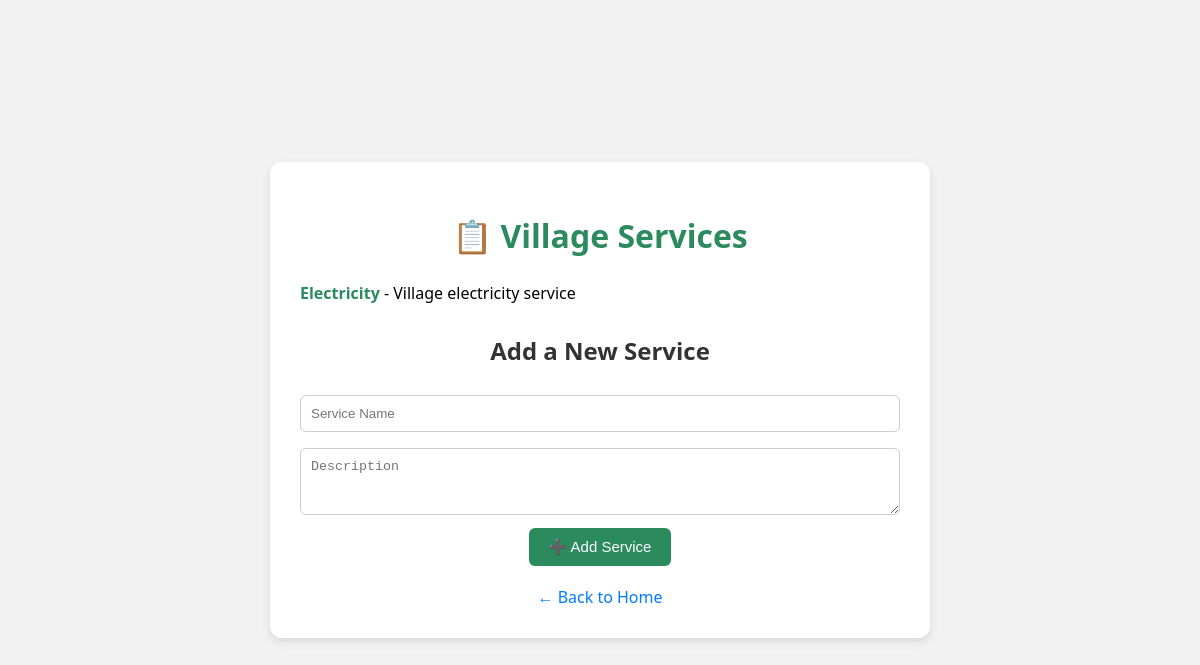
Page /services on the earlier database version.
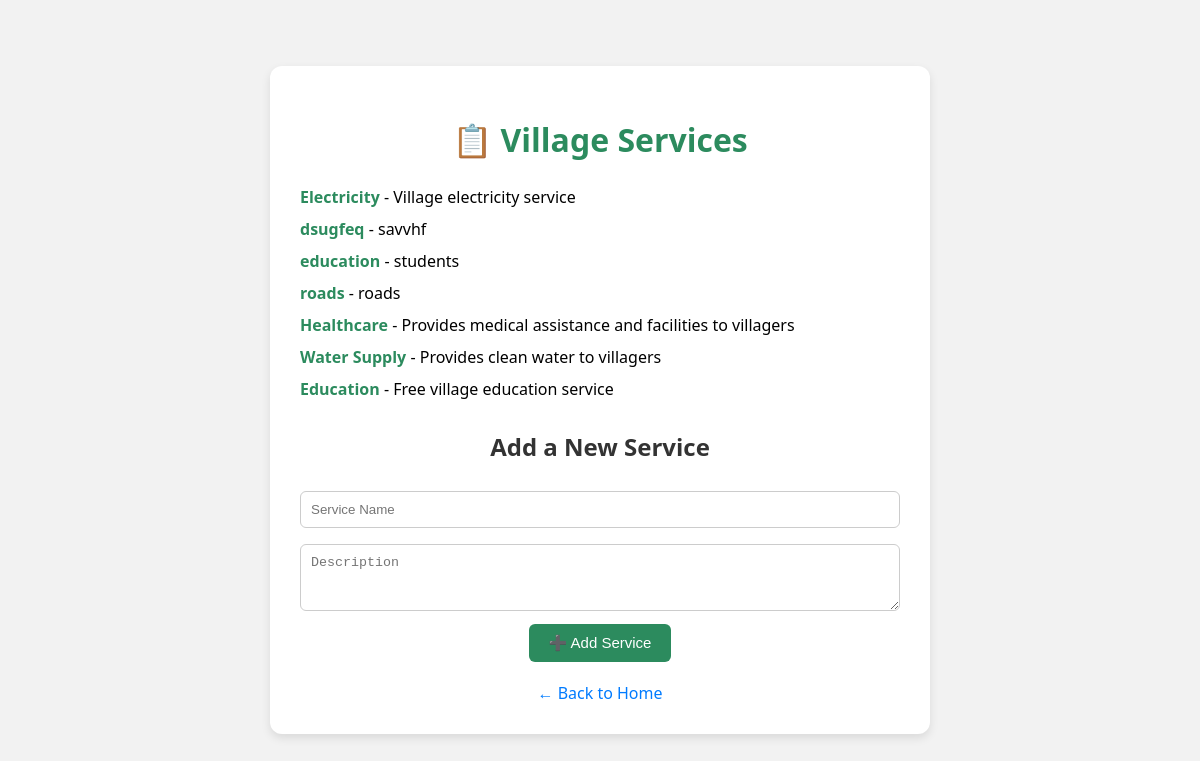
Same page on the later database version.
### tables this page shows
CREATE TABLE services (
    id INTEGER PRIMARY KEY AUTOINCREMENT,
    name TEXT NOT NULL,
    description TEXT
);

### app.py (the view, shortened to what this page needs)
@app.route("/services", methods=["GET", "POST"])
def services():
    conn = get_db_connection()
    services = conn.execute("SELECT * FROM services").fetchall()
    conn.close()
    return render_template("services.html", services=services)

### app.py (called while the page is built)
def get_db_connection():
    conn = sqlite3.connect("database.db")
    conn.row_factory = sqlite3.Row
    return conn

### templates/services.html (shortened to what this page needs)
<!DOCTYPE html>
<html>
<head>
  <link rel="stylesheet" href="{{ url_for('static', filename='style.css') }}">
</head>
<body>
  <div class="container">
    <h1>📋 Village Services</h1>
    <ul class="service-list">
      {% for service in services %}
        <li>
          <strong>{{ service['name'] }}</strong>
          <span>- {{ service['description'] }}</span>
        </li>
      {% else %}
        <li>No services available.</li>
      {% endfor %}
    </ul>
    <h2>Add a New Service</h2>
    <form method="POST" action="/services">
      <input type="text" name="name" placeholder="Service Name" required><br>
      <textarea name="description" placeholder="Description" rows="3" required></textarea><br>
      <button type="submit">➕ Add Service</button>
    </form>
    <a href="/" class="back-link">← Back to Home</a>
  </div>
</body>
</html>

### static/style.css (style rules this page uses)
body { background-color: #f2f2f2; font-family: 'Segoe UI', sans-serif; margin: 0; padding: 0; display: flex; justify-content: center; align-items: center; min-height: 100vh; }
.container { background-color: white; padding: 30px; border-radius: 12px; box-shadow: 0 4px 10px rgba(0,0,0,0.1); max-width: 600px; width: 90%; text-align: center; }
h1 { color: #2c8b5e; margin-bottom: 25px; }
h2 { margin-top: 30px; color: #333; }
ul.service-list { list-style: none; padding: 0; margin: 0 0 20px 0; }
ul.service-list li { margin-bottom: 10px; font-size: 16px; text-align: left; }
ul.service-list li strong { color: #2c8b5e; }
input[type="text"], textarea { width: 100%; padding: 10px; margin: 8px 0; border-radius: 6px; border: 1px solid #ccc; box-sizing: border-box; }
button { padding: 10px 20px; background-color: #2c8b5e; color: white; border: none; border-radius: 6px; font-size: 15px; cursor: pointer; transition: background 0.3s; }
a.back-link { display: inline-block; margin-top: 20px; color: #007bff; text-decoration: none; }

Differences in the rows shown:
added services: name "dsugfeq", description "savvhf"
added services: name "education", description "students"
added services: name "roads", description "roads"
added services: name "Healthcare", description "Provides medical assistance and facilities to villagers"
added services: name "Water Supply", description "Provides clean water to villagers"
added services: name "Education", description "Free village education service"
